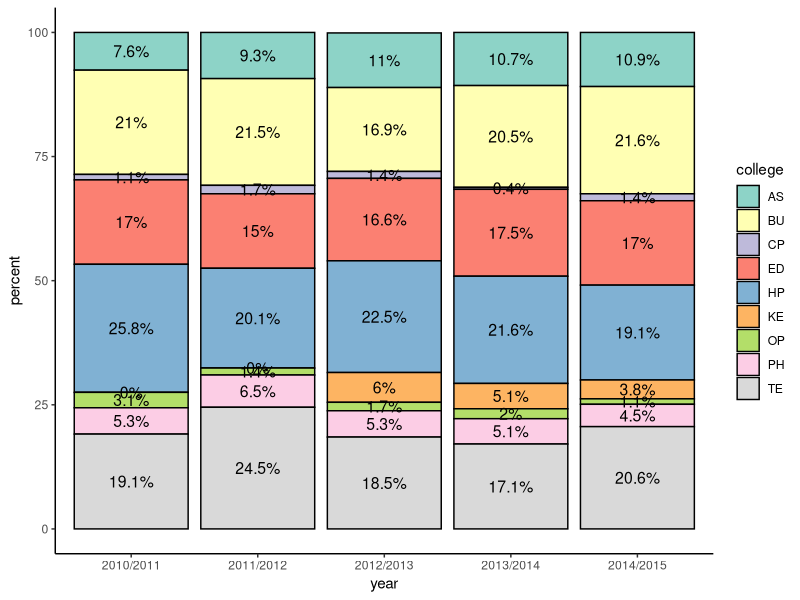
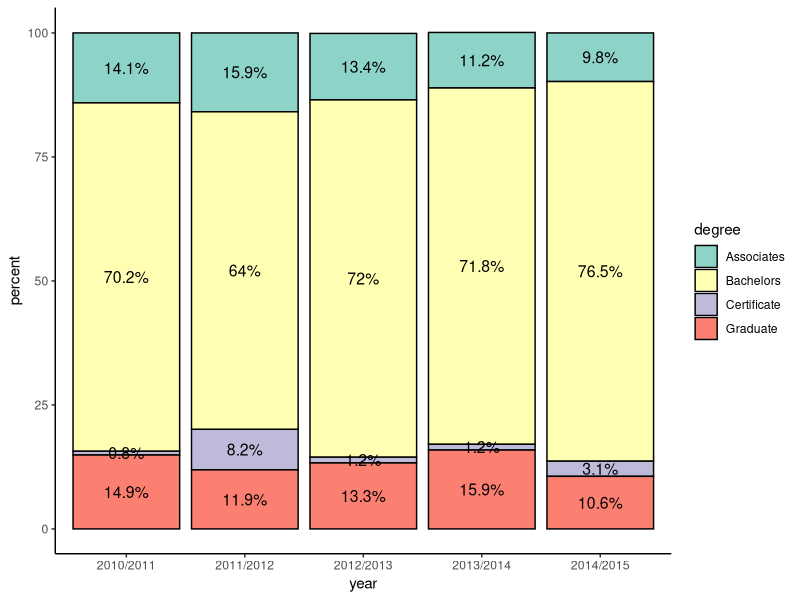
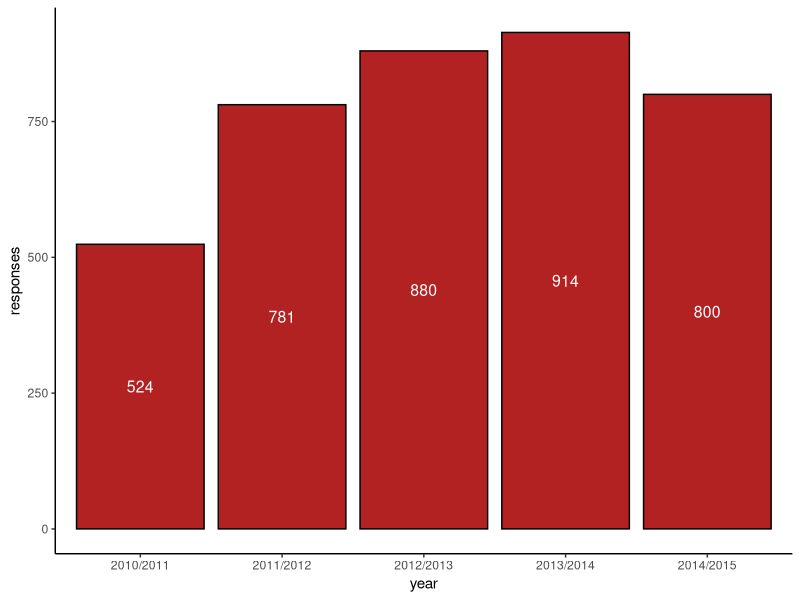
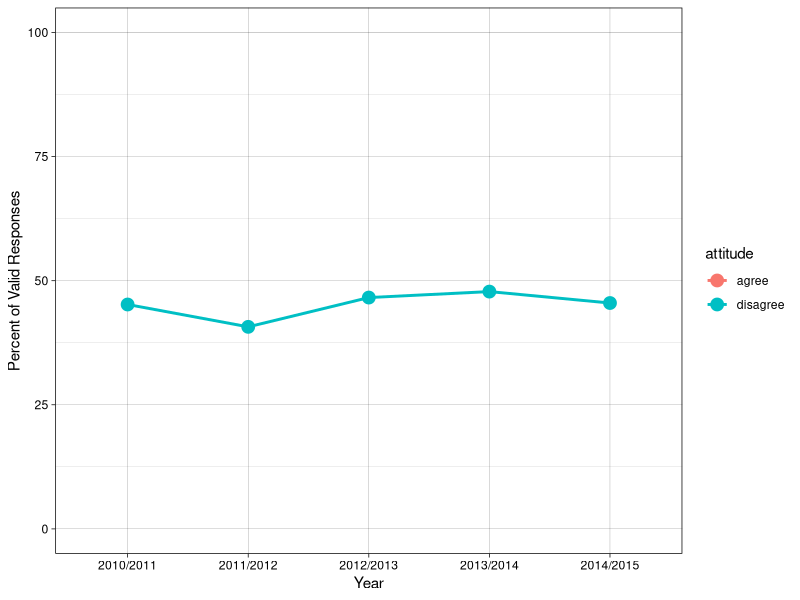

These charts were generated, in order, by the following R code:
library(tidyverse)
library(plyr)
library(RColorBrewer)

myData <- read_csv("data/grad_survey_colleges.csv")
totals <- ddply(myData, "year", numcolwise(sum))
totalVec <- NULL
for (i in 1:5) {
	totalVec <- c(totalVec,rep(totals[i,2],9))
}
myData$percent <- round(myData$responses/totalVec*100,1)

degrees <- read_csv("data/grad_survey_degrees.csv")
totalDegrees <- ddply(degrees, "year", numcolwise(sum))
totalDegreeVec <- NULL
for (i in 1:5) {
	totalDegreeVec <- c(totalDegreeVec,rep(totalDegrees[i,2],4))
}
degrees$percent <- round(degrees$responses/totalDegreeVec*100,1)

myColors <- brewer.pal(9, "Set3")
ggplot(data = myData, aes(x=year, y=percent, group=college, fill=college, label=paste(percent,"%",sep=""))) +
	geom_bar(position="stack", stat="identity", colour="black") +
	geom_text(size = 4, position = position_stack(vjust = 0.5)) +
	scale_fill_manual(values=myColors) +
	theme_classic()

myColors2 <- brewer.pal(4, "Set3")
ggplot(data = degrees, aes(x=year, y=percent, group=degree, fill=degree, label=paste(percent,"%",sep=""))) +
	geom_bar(position="stack", stat="identity", colour="black") +
	geom_text(size = 4, position = position_stack(vjust = 0.5)) +
	scale_fill_manual(values=myColors2) +
	theme_classic()

ggplot(data = totals, aes(x=year, y=responses, label=responses)) +
	geom_bar(stat="identity", colour="black", fill="firebrick") +
	geom_text(size = 4, position = position_stack(vjust = 0.5), color="white") +
	theme_classic()

questions <- read_csv("data/grad_survey_questions.csv")
plot1 <- questions %>%
	filter(item==21)
plot1$disagree <- round((plot1$level1+plot1$level2)/totals$responses*100,1)
plot1$agree <- round(plot1$level3+plot1$level4/(totals$responses-plot1$level0)*100,1)



plot1 %>%
	gather(attitude,responses, agree:disagree) %>%
	ggplot(aes(x=year, y=responses, group=attitude, colour=attitude)) +
	geom_line(size=1) +
	geom_point(fill="white", size=4) +
	ylim(0,100) +
	ylab("Percent of Valid Responses") +
	xlab("Year") +
	theme_linedraw()

